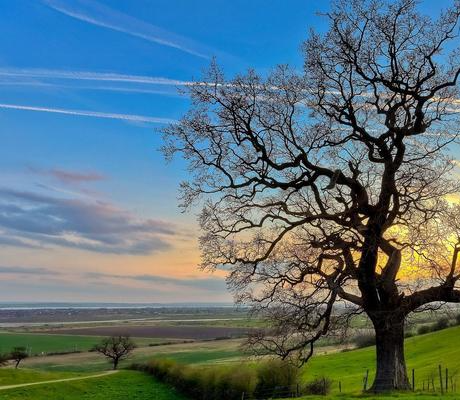
#> input picture cvStudy/img/left.png, 460 x 400 px
$ python imgSplice.py
#> lines starting #> are read from the running program, lines starting #| are printed output that depends on the picture
# 图像拼接
import cv2
import numpy

def get_homo(img1, img2):
    # 1、创建特征转换对象：SIFT 速度慢、但准确率高
    # 2、通过特征转换对象获得特征点、描述子
    # 3、创建特征匹配器
    # 4、进行特征匹配
    # 5、过滤特征、找出有效的特征匹配点

    sift = cv2.SIFT_create()
    kp1, des1 = sift.detectAndCompute(img1, None)
    kp2, des2 = sift.detectAndCompute(img2, None)

    # 创建一个暴力特征匹配器，匹配特征点
    bf = cv2.BFMatcher()
    match = bf.knnMatch(des1, des2, k=2)

    # 过滤特征、找出有效的特征匹配点
    verify_ratio = 0.8
    verify_match = []
    min_matchs = 8
    for m1, m2 in match:
        if m1.distance < 0.8 * m2.distance:
            verify_match.append(m1)

    # 计算单应性矩阵
    if (len(verify_match) > min_matchs):
        img1_pts = []
        img2_pts = []
        for m in verify_match:
            img1_pts.append(kp1[m.queryIdx].pt)
            img2_pts.append(kp2[m.trainIdx].pt)

        # [(x1, y1), (x2, y2), ...] => [[x1, y1], [x2, y2], ...]
        img1_pts = numpy.float32(img1_pts).reshape(-1, 1, 2)
        img2_pts = numpy.float32(img2_pts).reshape(-1, 1, 2)
        H, mask = cv2.findHomography(img1_pts, img2_pts, cv2.RANSAC, 5.0)
        return H
    print("error, Not enough matches")
    exit()

def stitch_image(img1, img2, H):
    # 1、获得每张图像的四个角点: 逆时针排序
    # 2、对图片进行变换（单应性矩阵使图进行旋转，平移）
    # 3、创建一张大图，将两张图拼接到一起
    # 4、将结果输出

    h1, w1 = img1.shape[:2]
    h2, w2 = img2.shape[:2]
    # 齐次坐标（二维升三维）
    img1_dims = numpy.float32([[0, 0], [0, h1], [w1, h1], [w1 ,0]]).reshape(-1, 1, 2)
    img2_dims = numpy.float32([[0, 0], [0, h2], [w2, h2], [w2 ,0]]).reshape(-1, 1, 2)

    img1_transform = cv2.perspectiveTransform(img1_dims, H)

    result_dims = numpy.concatenate((img2_dims, img1_transform), axis=0)

    [x_min, y_min] = numpy.int32(result_dims.min(axis=0).ravel() - 0.5)
    [x_max, y_max] = numpy.int32(result_dims.max(axis=0).ravel() + 0.5)

    # 平移
    transform_dist = [-x_min, -y_min]
    # 齐次
    transform_array = numpy.array([
        [1, 0, transform_dist[0]],
        [0, 1, transform_dist[1]],
        [0, 0,                 1],
    ])

    # 步骤四：拼接并输出最终结果
    res_img = cv2.warpPerspective(img1, transform_array.dot(H), (x_max - x_min, y_max - y_min))
    res_img[transform_dist[1] : transform_dist[1] + h2,
            transform_dist[0] : transform_dist[0] + w2] = img2
    return res_img

# 步骤一：读取图片、将图片设置成一样大小
img1 = cv2.imread("./img/left.png")
#> img1 is the input picture: shape (400, 460, 3); mean B, G, R 124, 115.8, 91.7
img2 = cv2.imread("./img/right.png")
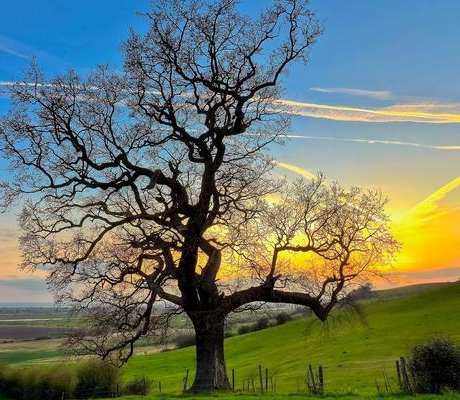
#> input picture cvStudy/img/right.png, 460 x 400 px
#> img2 is the input picture: shape (400, 460, 3); mean B, G, R 104.8, 120.2, 108.6

img1 = cv2.resize(img1, (460, 400))
img2 = cv2.resize(img2, (460, 400))

inputs = numpy.hstack((img1, img2))
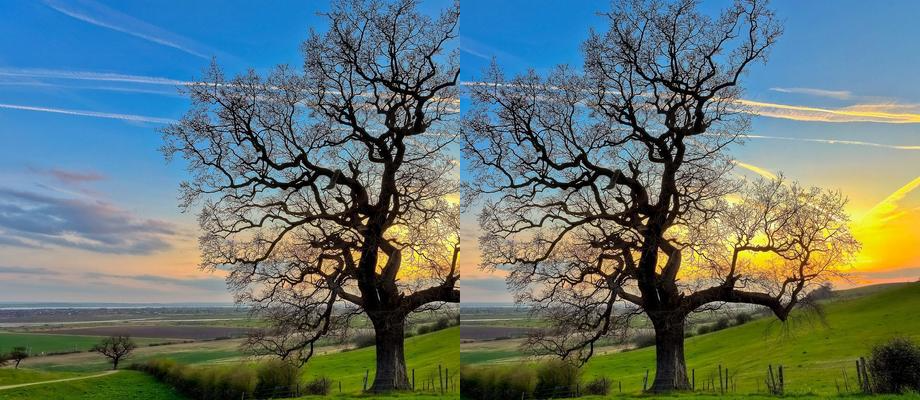
#> inputs: shape (400, 920, 3); mean B, G, R 114.4, 118, 100.1

# 步骤二：找特征点，描述子，计算单应性矩阵
H = get_homo(img1, img2)
#> in get_homo, `kp1, des1 = sift.detectAndCompute(img1, None)`: kp1 = 1368 keypoints; strongest (x, y, size): (361, 216, 2.5), (348, 219, 2.6), (365, 222, 4), (359, 245, 2.8)
#> in get_homo, `kp2, des2 = sift.detectAndCompute(img2, None)`: kp2 = 1599 keypoints; strongest (x, y, size): (181, 216, 2.5), (168, 219, 2.6), (185, 222, 4), (179, 245, 2.8)
#> in get_homo, `match = bf.knnMatch(des1, des2, k=2)`: match = 1368 matches
#> after the loop in get_homo, `for m1, m2 in match:`: verify_match = 1277 matches
#> after the loop in get_homo, `for m in verify_match:`: img1_pts = 1277 pairs, first value 3.01 to 457.2, second value 10.29 to 396.5; img2_pts = 1277 pairs, first value 2.48 to 401.7, second value 10.29 to 396.5
#> in get_homo, `img1_pts = numpy.float32(img1_pts).reshape(-1, 1, 2)`: img1_pts = 1277 rows, first 8: [3.01, 324.8], [6.97, 105.9], [6.97, 105.9], [10.73, 364.2], [15.31, 106.6], [15.31, 106.6], [18.16, 315], [19.82, 107.1]
#> in get_homo, `img2_pts = numpy.float32(img2_pts).reshape(-1, 1, 2)`: img2_pts = 1277 rows, first 8: [2.48, 82.98], [298.1, 103.6], [298.1, 103.6], [173.9, 67.94], [298.1, 103.6], [298.1, 103.6], [16.26, 311.6], [298.1, 103.6]
#> in get_homo, `H, mask = cv2.findHomography(img1_pts, img2_pts, cv2.RANSAC, 5.0)`: H = [[1, -9.25e-06, -180], [-5.02e-05, 1, 0.0198], [-6.63e-09, 9.91e-08, 1]]; mask = 1277 values, max 1 at index 25, min 0 at index 0, mean 0.979

# 步骤三：计算单应性矩阵对图像进行变换，然后平移
result_img = stitch_image(img1, img2, H)
#> in stitch_image, `img1_transform = cv2.perspectiveTransform(img1_dims, H)`: img1_transform = [[-180, 0.0198], [-180, 400], [280, 400], [280, -0.00329]]
#> in stitch_image, `result_dims = numpy.concatenate((img2_dims, img1_transform), axis=0)`: result_dims = [[0, 0], [0, 400], [460, 400], [460, 0], [-180, 0.0198], [-180, 400], [280, 400], [280, -0.00329]]
#> in stitch_image, `[x_min, y_min] = numpy.int32(result_dims.min(axis=0).ravel() - 0.5)`: x_min = -180; y_min = 0
#> in stitch_image, `[x_max, y_max] = numpy.int32(result_dims.max(axis=0).ravel() + 0.5)`: x_max = 460; y_max = 400
#> in stitch_image, `transform_dist = [-x_min, -y_min]`: transform_dist = [180, 0]
#> in stitch_image, `transform_array = numpy.array([ [1, 0, transform_dist[0]], [0, 1, tran..`: transform_array = [[1, 0, 180], [0, 1, 0], [0, 0, 1]]
#> in stitch_image, `res_img = cv2.warpPerspective(img1, transform_array.dot(H), (x_max - x..`:
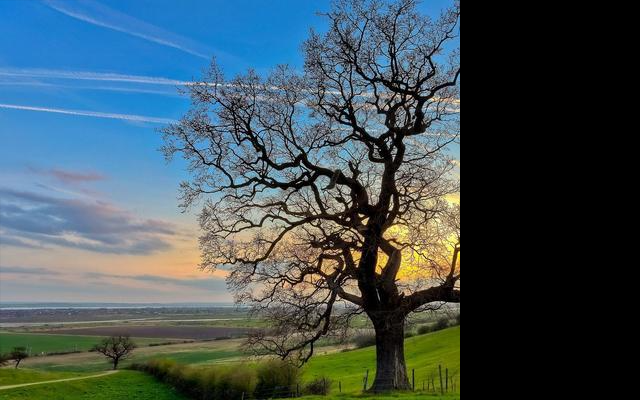
#> res_img: shape (400, 640, 3); mean B, G, R 89.1, 83.2, 65.9
#> in stitch_image, `res_img[transform_dist[1] : transform_dist[1] + h2, transform_dist[0] ..`:
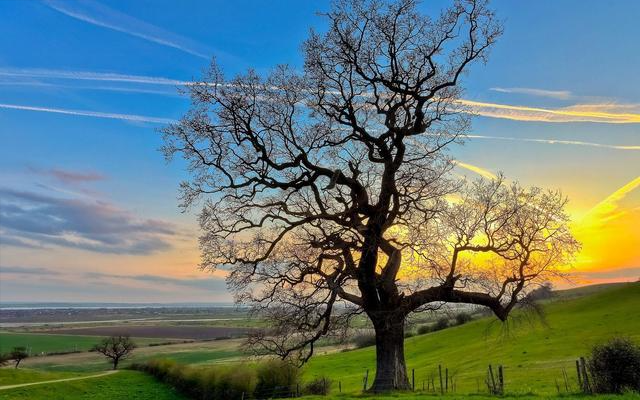
#> res_img: shape (400, 640, 3); mean B, G, R 119.4, 123.4, 103.9


while True:
    cv2.imshow("img1", img1)
    cv2.imshow("img2", img2)
    cv2.imshow("result_img", result_img)
    key = cv2.waitKey(1) & 0xFF
#> (key q is pressed here)
    if key == ord('q'):
        break
cv2.destroyAllWindows
